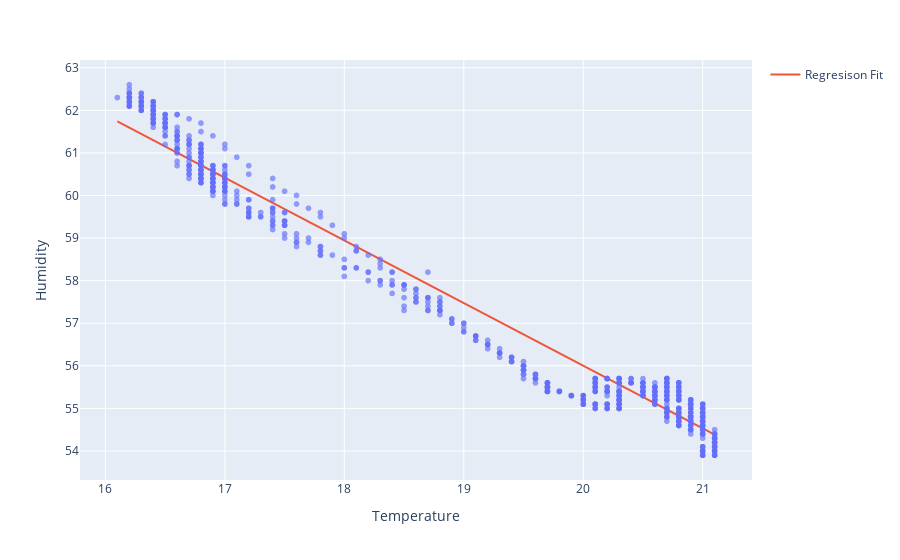

The notebook cell this image was saved under:
### Code cell
# Draw a scatter plot as well as the regression line
X_regression_line = np.linspace(start = X.min() , stop = X.max() , num = 100)
y_regression_line = model.predict(X_regression_line.reshape(-1,1))

fig = px.scatter(df, x = "Temperature" , y = "Humidity" , opacity = 0.65)
fig.add_traces(go.Scatter(x = X_regression_line , y = y_regression_line , name = "Regresison Fit"))
fig.show()

### Figure 1 — Plotly figure (JSON) as saved in the notebook; plotly's stock layout.template omitted (floating-point values rounded to 4 significant figures; data arrays with more than 128 entries replaced by an {"elided": "..."} marker saying what was removed)
{"data": [{"hovertemplate": "Temperature=%{x}<br>Humidity=%{y}<extra></extra>", "legendgroup": "", "marker": {"color": "#636efa", "opacity": 0.65, "symbol": "circle"}, "mode": "markers", "name": "", "showlegend": false, "type": "scattergl", "x": {"elided": "2695 float values"}, "xaxis": "x", "y": {"elided": "2695 float values"}, "yaxis": "y"}, {"name": "Regresison Fit", "type": "scatter", "x": [16.1, 16.15, 16.2, 16.25, 16.3, 16.35, 16.4, 16.45, 16.5, 16.55, 16.61, 16.66, 16.71, 16.76, 16.81, 16.86, 16.91, 16.96, 17.01, 17.06, 17.11, 17.16, 17.21, 17.26, 17.31, 17.36, 17.41, 17.46, 17.51, 17.56, 17.62, 17.67, 17.72, 17.77, 17.82, 17.87, 17.92, 17.97, 18.02, 18.07, 18.12, 18.17, 18.22, 18.27, 18.32, 18.37, 18.42, 18.47, 18.52, 18.57, 18.63, 18.68, 18.73, 18.78, 18.83, 18.88, 18.93, 18.98, 19.03, 19.08, 19.13, 19.18, 19.23, 19.28, 19.33, 19.38, 19.43, 19.48, 19.53, 19.58, 19.64, 19.69, 19.74, 19.79, 19.84, 19.89, 19.94, 19.99, 20.04, 20.09, 20.14, 20.19, 20.24, 20.29, 20.34, 20.39, 20.44, 20.49, 20.54, 20.59, 20.65, 20.7, 20.75, 20.8, 20.85, 20.9, 20.95, 21.0, 21.05, 21.1], "y": [61.74, 61.67, 61.59, 61.52, 61.44, 61.37, 61.29, 61.22, 61.15, 61.07, 61.0, 60.92, 60.85, 60.77, 60.7, 60.63, 60.55, 60.48, 60.4, 60.33, 60.25, 60.18, 60.11, 60.03, 59.96, 59.88, 59.81, 59.73, 59.66, 59.59, 59.51, 59.44, 59.36, 59.29, 59.21, 59.14, 59.07, 58.99, 58.92, 58.84, 58.77, 58.69, 58.62, 58.55, 58.47, 58.4, 58.32, 58.25, 58.17, 58.1, 58.03, 57.95, 57.88, 57.8, 57.73, 57.65, 57.58, 57.51, 57.43, 57.36, 57.28, 57.21, 57.13, 57.06, 56.99, 56.91, 56.84, 56.76, 56.69, 56.61, 56.54, 56.47, 56.39, 56.32, 56.24, 56.17, 56.09, 56.02, 55.95, 55.87, 55.8, 55.72, 55.65, 55.57, 55.5, 55.43, 55.35, 55.28, 55.2, 55.13, 55.05, 54.98, 54.91, 54.83, 54.76, 54.68, 54.61, 54.53, 54.46, 54.39]}], "layout": {"autosize": true, "legend": {"tracegroupgap": 0}, "margin": {"t": 60}, "xaxis": {"anchor": "y", "autorange": true, "domain": [0, 1], "range": [15.8, 21.4], "title": {"text": "Temperature"}, "type": "linear"}, "yaxis": {"anchor": "x", "autorange": true, "domain": [0, 1], "range": [53.23, 63.27], "title": {"text": "Humidity"}, "type": "linear"}}}
